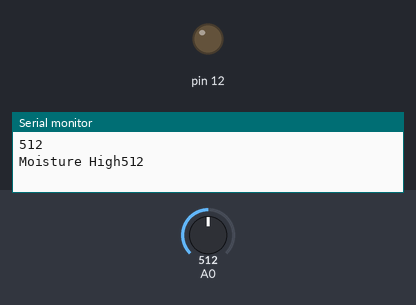
Recording of a sketch running on a simulated Arduino Uno, built with avr-gcc and run on an emulated ATmega328P. Parts: output pins drawn as LEDs (lit = HIGH), the last lines printed to the serial monitor. The inputs (shaded band) are chosen by the test bench; at power-on: A0 = 512.

Above: at 1.8 s.
1.9 s: A0 set to 311
4.2 s: A0 set to 284
At 6.8 s:
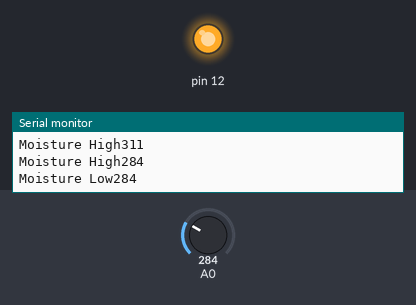
7.5 s: A0 set to 306
At 10.2 s:
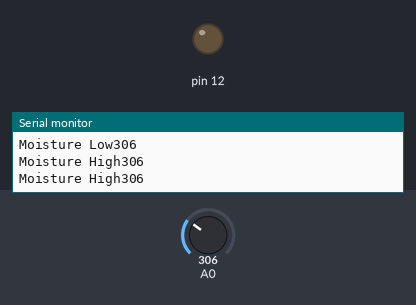
10.5 s: A0 set to 290
At 12.7 s:
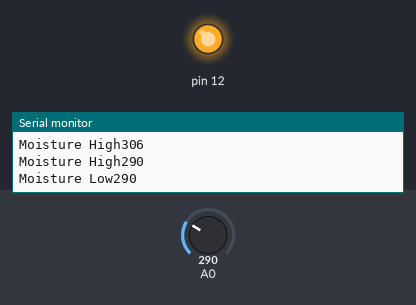
Timing chart, 0 to 14.2 s (numbered marks = the images above; inputs shaded):
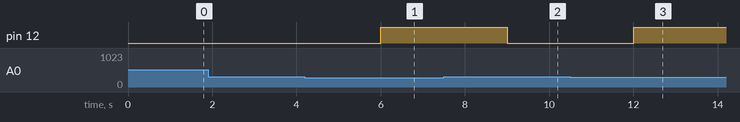

The sketch:

SmartPlant.ino
```cpp
void setup() {
  Serial.begin(9600); // open serial port, set the baud rate as 9600 bps
  pinMode(12, OUTPUT);
}
void loop() {
  int val;
  val = analogRead(0); //connect sensor to Analog 0
  Serial.println(val); //print the value to serial port
  delay(1000);
  if (val <= 300){
    digitalWrite(12, HIGH);   // turn the LED on (HIGH is the voltage level)
    Serial.print("Moisture Low");
  }
  else {
    digitalWrite(12, LOW);    // turn the LED off by making the voltage LOW
    Serial.print("Moisture High");
  }
}
```

Measured:
- the behaviour switches between 301 and 300 on A0 (found by bisection; images 0 and 1)
- after the input at 4.2 s, pin 12: LOW → HIGH after 1.8 s
- after the input at 7.5 s, pin 12: HIGH → LOW after 1.5 s
- after the input at 10.5 s, pin 12: LOW → HIGH after 1.5 s
